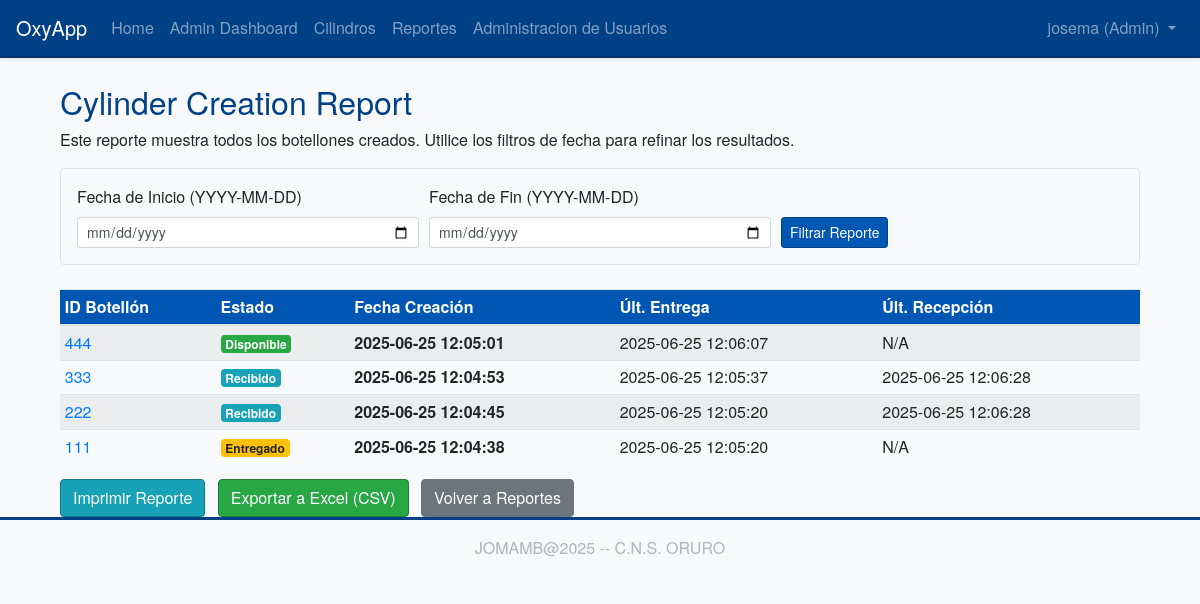
Page /reports/creations (signed in) on the committed database.
### app/models/user.py (models this page shows, shortened)
class User(UserMixin, db.Model):
    __tablename__ = 'user'
    id = db.Column(db.Integer, primary_key=True)
    username = db.Column(db.String(64), index=True, unique=True, nullable=False)
    email = db.Column(db.String(120), index=True, unique=True, nullable=False)
    password_hash = db.Column(db.String(128))
    nombre = db.Column(db.String(64), index=True, nullable=True)
    apellidos = db.Column(db.String(128), index=True, nullable=True)
    role = db.Column(db.String(10), default='user', nullable=False)
    movimientos_registrados = db.relationship(
        'HistorialMovimiento',
        foreign_keys=[HistorialMovimiento.user_id],
        backref=db.backref('usuario', lazy='joined'),
        lazy='dynamic',
        order_by=desc(HistorialMovimiento.fecha_movimiento)
    )

### app/models/cylinder.py (models this page shows, shortened)
class Cylinder(db.Model):
    __tablename__ = 'cylinder'
    id = db.Column(db.Integer, primary_key=True)
    cylinder_id_tag = db.Column(db.String(64), index=True, unique=True, nullable=False)
    status = db.Column(db.String(64), default='available', nullable=False)
    creation_date = db.Column(db.DateTime, index=True, default=datetime.utcnow)
    reception_date = db.Column(db.DateTime, nullable=True, index=True)
    delivery_date = db.Column(db.DateTime, nullable=True, index=True)
    marca = db.Column(db.String(80), nullable=True)
    color = db.Column(db.String(50), nullable=True)
    numero_serie = db.Column(db.String(80), nullable=True, index=True)
    esta_activo = db.Column(db.Boolean, default=True, nullable=True, index=True)##solo para pruebas
    historial_movimientos = db.relationship(
        'HistorialMovimiento',
        backref='cilindro',
        lazy='dynamic',
        order_by='HistorialMovimiento.fecha_movimiento.desc()'
    )

### app/routes/reports.py (the view)
@bp.route('/creations', methods=['GET', 'POST'])
@login_required
def cylinder_creations_report():
    form = DateRangeReportForm(request.form)
    query = Cylinder.query
    fecha_inicio_data = None
    fecha_fin_data = None
    if request.method == 'POST' and form.clear_filter.data:
        return redirect(url_for('reports.cylinder_creations_report'))
    if form.validate_on_submit() and form.submit_filter.data:
        fecha_inicio_data = form.fecha_inicio.data
        fecha_fin_data = form.fecha_fin.data
    elif request.method == 'GET':
        fecha_inicio_str = request.args.get('fecha_inicio')
        fecha_fin_str = request.args.get('fecha_fin')
        try:
            if fecha_inicio_str: fecha_inicio_data = datetime.strptime(fecha_inicio_str, '%Y-%m-%d').date()
            if fecha_fin_str: fecha_fin_data = datetime.strptime(fecha_fin_str, '%Y-%m-%d').date()
            form.fecha_inicio.data = fecha_inicio_data # To display in the form
            form.fecha_fin.data = fecha_fin_data     # To display in the form
        except ValueError:
            flash('Invalid date format in URL. Use YYYY-MM-DD.', 'warning')
    if fecha_inicio_data:
        query = query.filter(Cylinder.creation_date >= datetime.combine(fecha_inicio_data, time.min))
    if fecha_fin_data:
        query = query.filter(Cylinder.creation_date <= datetime.combine(fecha_fin_data, time.max))
    page = request.args.get('page', 1, type=int)
    creations_pagination = query.order_by(Cylinder.creation_date.desc()).paginate(
        page=page, per_page=15, error_out=False
    )
    pagination_params = {'page': creations_pagination.next_num}
    if fecha_inicio_data: pagination_params['fecha_inicio'] = fecha_inicio_data.strftime('%Y-%m-%d')
    if fecha_fin_data: pagination_params['fecha_fin'] = fecha_fin_data.strftime('%Y-%m-%d')
    next_url = url_for('reports.cylinder_creations_report', **pagination_params) if creations_pagination.has_next else None
    pagination_params['page'] = creations_pagination.prev_num
    prev_url = url_for('reports.cylinder_creations_report', **pagination_params) if creations_pagination.has_prev else None
    return render_template('reports/creations_report.html',
                           title='Cylinder Creation Report',
                           form=form,
                           cylinders=creations_pagination.items,
                           pagination=creations_pagination,
                           next_url=next_url, prev_url=prev_url,
                           current_fecha_inicio=fecha_inicio_data.strftime('%Y-%m-%d') if fecha_inicio_data else None,
                           current_fecha_fin=fecha_fin_data.strftime('%Y-%m-%d') if fecha_fin_data else None)

### app/forms.py
class DateRangeReportForm(FlaskForm):
    fecha_inicio = DateField('Fecha de Inicio (YYYY-MM-DD)', format='%Y-%m-%d', validators=[Optional()])
    fecha_fin = DateField('Fecha de Fin (YYYY-MM-DD)', format='%Y-%m-%d', validators=[Optional(), date_check])
    submit_filter = SubmitField('Filtrar Reporte')
    clear_filter = SubmitField('Limpiar Filtro')

### app/models/user.py (called while the page is built)
@login.user_loader
def load_user(id):
    return User.query.get(int(id))

### app/templates/reports/creations_report.html (shortened to what this page needs)
{% extends "base.html" %}
{% import "bootstrap_wtf.html" as wtf %}
{% block content %}
<div class="container mt-4">
    <div class="printable-area">
        <h2>{{ title }}</h2>
        <p class="report-description">Este reporte muestra todos los botellones creados. Utilice los filtros de fecha para refinar los resultados.</p>
        <form method="POST" action="{{ url_for('reports.cylinder_creations_report') }}" class="mb-4 p-3 border rounded bg-light no-print">
            <div class="form-row align-items-end">
                <div class="col-md-4">
                    {{ form.fecha_inicio.label(class="form-control-label") }}
                    {{ form.fecha_inicio(class="form-control form-control-sm" + (" is-invalid" if form.fecha_inicio.errors else "")) }}
                </div>
                <div class="col-md-4">
                    {{ form.fecha_fin.label(class="form-control-label") }}
                    {{ form.fecha_fin(class="form-control form-control-sm" + (" is-invalid" if form.fecha_fin.errors else "")) }}
                </div>
                <div class="col-md-auto mb-2 mb-md-0">
                    {{ form.submit_filter(class="btn btn-primary btn-sm") }}
                </div>
            </div>
        </form>
        {% if cylinders %}
        <table class="table table-sm table-striped table-hover mt-3">
            <thead>
                <tr>
                    <th>ID Botellón</th>
                    <th>Estado</th>
                    <th>Fecha Creación</th>
                    <th>Últ. Entrega</th>
                    <th>Últ. Recepción</th>
                </tr>
            </thead>
            <tbody>
                {% for cylinder in cylinders %}
                <tr>
                    <td><a href="{{ url_for('cylinders.view_cylinder', cylinder_id=cylinder.id) }}">{{ cylinder.cylinder_id_tag }}</a></td>
                    <td>
                        <span class="badge badge-{% if cylinder.status == 'available' %}success{% elif cylinder.status == 'delivered' %}warning{% elif cylinder.status == 'received' %}info{% elif cylinder.status == 'maintenance' %}secondary{% elif cylinder.status == 'created' %}primary{% else %}light{% endif %}">
                            {% if cylinder.status == 'available' %}Disponible
                            {% elif cylinder.status == 'delivered' %}Entregado
                            {% elif cylinder.status == 'received' %}Recibido
                            {% elif cylinder.status == 'maintenance' %}Mantenimiento
                            {% elif cylinder.status == 'created' %}Creado
                            {% else %}{{ cylinder.status | title }}
                            {% endif %}
                        </span>
                    </td>
                    <td><strong>{{ cylinder.creation_date.strftime('%Y-%m-%d %H:%M:%S') if cylinder.creation_date else 'N/A' }}</strong></td>
                    <td>{{ cylinder.delivery_date.strftime('%Y-%m-%d %H:%M:%S') if cylinder.delivery_date else 'N/A' }}</td>
                    <td>{{ cylinder.reception_date.strftime('%Y-%m-%d %H:%M:%S') if cylinder.reception_date else 'N/A' }}</td>
                </tr>
                {% endfor %}
            </tbody>
        </table>
        {% else %}
        <div class="alert alert-info mt-3">
            No se encontraron botellones creados para el rango de fechas seleccionado o no hay botellones registrados.
        </div>
        {% endif %}
    </div>
    <div class="mt-3 no-print">
        <button onclick="window.print();" class="btn btn-info mr-2">Imprimir Reporte</button>
        <a href="{{ url_for('reports.export_creations_csv', fecha_inicio=current_fecha_inicio, fecha_fin=current_fecha_fin) }}" class="btn btn-success mr-2">Exportar a Excel (CSV)</a>
        <a href="{{ url_for('reports.index') }}" class="btn btn-secondary">Volver a Reportes</a>
    </div>
</div>
{% endblock %}

### app/templates/base.html (shortened to what this page needs)
<!doctype html>
<html lang="en">
  <head>
    <link rel="stylesheet" href="https://stackpath.bootstrapcdn.com/bootstrap/4.5.2/css/bootstrap.min.css">
    <link rel="stylesheet" href="{{ url_for('static', filename='css/custom.css') }}">
    <link rel="stylesheet" href="{{ url_for('static', filename='css/print.css') }}" media="print">
  </head>
  <body>
    <nav class="navbar navbar-expand-lg navbar-dark bg-primary shadow-sm">
      <a class="navbar-brand" href="{{ url_for('main.index') }}">OxyApp</a>
      <div class="collapse navbar-collapse" id="navbarNav">
        <ul class="navbar-nav mr-auto">
          <li class="nav-item">
            <a class="nav-link" href="{{ url_for('main.index') }}">Home</a>
          </li>
          {% if current_user.is_authenticated %}
            {% if current_user.role == 'user' %}
            <li class="nav-item">
              <a class="nav-link" href="{{ url_for('main.dashboard') }}">Dashboard</a>
            </li>
            {% elif current_user.role == 'admin' %}
            <li class="nav-item">
              <a class="nav-link" href="{{ url_for('admin.dashboard') }}">Admin Dashboard</a>
            </li>
            {% endif %}
          <li class="nav-item">
            <a class="nav-link" href="{{ url_for('cylinders.index') }}">Cilindros</a>
          </li>
          <li class="nav-item">
            <a class="nav-link" href="{{ url_for('reports.index') }}">Reportes</a>
          </li>
          {% if current_user.role == 'admin' %}
          <li class="nav-item">
            <a class="nav-link" href="{{ url_for('admin.manage_users') }}">Administracion de Usuarios</a>
          </li>
          {% endif %}
          {% endif %}
        </ul>
        <ul class="navbar-nav">
          {% if current_user.is_anonymous %}
          <li class="nav-item">
            <a class="nav-link" href="{{ url_for('auth.login') }}">Login</a>
          </li>
          <li class="nav-item">
            <a class="nav-link btn btn-outline-light btn-sm" href="{{ url_for('auth.register') }}">Registro</a>
          </li>
          {% else %}
          <li class="nav-item dropdown">
            <a class="nav-link dropdown-toggle" href="#" id="navbarDropdown" role="button" data-toggle="dropdown" aria-haspopup="true" aria-expanded="false">
              {{ current_user.username }} ({{ current_user.role | title }})
            </a>
          </li>
          {% endif %}
        </ul>
      </div>
    </nav>
    <main role="main" class="container mt-4">
      {% block content %}{% endblock %}
    </main>
    <footer class="footer mt-auto py-3 bg-light text-center">
        <div class="container">
            <span class="text-muted">JOMAMB@2025 -- C.N.S. ORURO</span>
        </div>
    </footer>
  </body>
</html>

### app/static/css/custom.css (style rules this page uses)
body { font-family: 'Helvetica Neue', Helvetica, Arial, sans-serif; background-color: #f8f9fa; color: #212529; }
.navbar-dark.bg-primary { background-color: #004085 !important; border-bottom: 2px solid #003366; }
.navbar-dark .navbar-brand, .navbar-dark .navbar-brand:hover, .navbar-dark .navbar-brand:focus, .navbar-dark .nav-link { color: #ffffff; }
.btn-primary { background-color: #0056b3; border-color: #004085; }
.btn-success { background-color: #28a745; border-color: #1e7e34; }
.btn-info { background-color: #17a2b8; border-color: #117a8b; }
.footer { background-color: #343a40; color: #f8f9fa; padding-top: 1.5rem; padding-bottom: 1.5rem; border-top: 3px solid #004085; }
.footer .text-muted { color: #adb5bd !important; }
h1, h2, h3, h4, h5, .display-4 { color: #004085; }
.table thead th { background-color: #0056b3; color: #ffffff; }

### rows in the picture
User: username "josema", role "Admin"
Cylinder: cylinder_id_tag "444", status "Disponible", creation_date "2025-06-25 12:05:01", delivery_date "2025-06-25 12:06:07", reception_date "N/A"
Cylinder: cylinder_id_tag "333", status "Recibido", creation_date "2025-06-25 12:04:53", delivery_date "2025-06-25 12:05:37", reception_date "2025-06-25 12:06:28"
Cylinder: cylinder_id_tag "222", status "Recibido", creation_date "2025-06-25 12:04:45", delivery_date "2025-06-25 12:05:20", reception_date "2025-06-25 12:06:28"
Cylinder: cylinder_id_tag "111", status "Entregado", creation_date "2025-06-25 12:04:38", delivery_date "2025-06-25 12:05:20", reception_date "N/A"

### other values in the picture
{{ title }} "Cylinder Creation Report"
